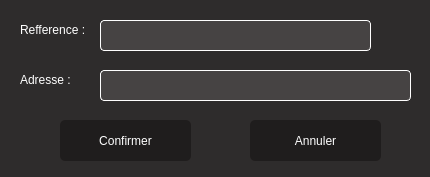
<?xml version="1.0" encoding="UTF-8"?>
<ui version="4.0">
 <class>modifier_entrepot</class>
 <widget class="QDialog" name="modifier_entrepot">
  <property name="geometry">
   <rect>
    <x>0</x>
    <y>0</y>
    <width>430</width>
    <height>177</height>
   </rect>
  </property>
  <property name="windowTitle">
   <string>Modification</string>
  </property>
  <property name="styleSheet">
   <string notr="true">background-color:rgb(46,44,44);
color:white;
font: 63 10pt &quot;Yu Gothic UI Semibold&quot;;</string>
  </property>
  <widget class="QLabel" name="label">
   <property name="geometry">
    <rect>
     <x>20</x>
     <y>20</y>
     <width>71</width>
     <height>20</height>
    </rect>
   </property>
   <property name="text">
    <string>Refference :</string>
   </property>
  </widget>
  <widget class="QLabel" name="label_2">
   <property name="geometry">
    <rect>
     <x>20</x>
     <y>70</y>
     <width>61</width>
     <height>20</height>
    </rect>
   </property>
   <property name="text">
    <string>Adresse :</string>
   </property>
  </widget>
  <widget class="QLineEdit" name="lineEdit">
   <property name="geometry">
    <rect>
     <x>100</x>
     <y>20</y>
     <width>271</width>
     <height>31</height>
    </rect>
   </property>
   <property name="styleSheet">
    <string notr="true">border-radius:4px;
border:1px solid white;
background-color:rgb(70,67,67);</string>
   </property>
  </widget>
  <widget class="QLineEdit" name="lineEdit_2">
   <property name="geometry">
    <rect>
     <x>100</x>
     <y>70</y>
     <width>311</width>
     <height>31</height>
    </rect>
   </property>
   <property name="styleSheet">
    <string notr="true">border-radius:4px;
border:1px solid white;
background-color:rgb(70,67,67);</string>
   </property>
  </widget>
  <widget class="QPushButton" name="confirmation">
   <property name="geometry">
    <rect>
     <x>60</x>
     <y>120</y>
     <width>131</width>
     <height>41</height>
    </rect>
   </property>
   <property name="styleSheet">
    <string notr="true">border-radius:5px;
background-color:rgb(31,29,29);</string>
   </property>
   <property name="text">
    <string>Confirmer</string>
   </property>
  </widget>
  <widget class="QPushButton" name="annulation">
   <property name="geometry">
    <rect>
     <x>250</x>
     <y>120</y>
     <width>131</width>
     <height>41</height>
    </rect>
   </property>
   <property name="styleSheet">
    <string notr="true">border-radius:5px;
background-color:rgb(31,29,29);</string>
   </property>
   <property name="text">
    <string>Annuler</string>
   </property>
  </widget>
 </widget>
 <resources/>
 <connections/>
</ui>
